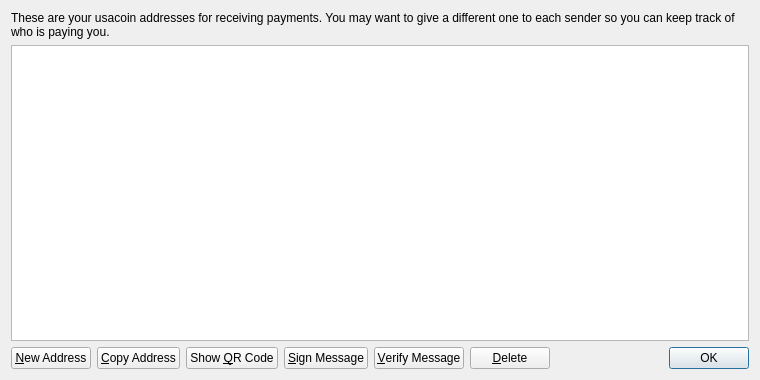
<?xml version="1.0" encoding="UTF-8"?>
<ui version="4.0">
 <class>AddressBookPage</class>
 <widget class="QWidget" name="AddressBookPage">
  <property name="geometry">
   <rect>
    <x>0</x>
    <y>0</y>
    <width>760</width>
    <height>380</height>
   </rect>
  </property>
  <property name="windowTitle">
   <string>Address Book</string>
  </property>
  <layout class="QVBoxLayout" name="verticalLayout">
   <item>
    <widget class="QLabel" name="labelExplanation">
     <property name="text">
      <string>These are your usacoin addresses for receiving payments. You may want to give a different one to each sender so you can keep track of who is paying you.</string>
     </property>
     <property name="textFormat">
      <enum>Qt::PlainText</enum>
     </property>
     <property name="wordWrap">
      <bool>true</bool>
     </property>
    </widget>
   </item>
   <item>
    <widget class="QTableView" name="tableView">
     <property name="contextMenuPolicy">
      <enum>Qt::CustomContextMenu</enum>
     </property>
     <property name="toolTip">
      <string>Double-click to edit address or label</string>
     </property>
     <property name="tabKeyNavigation">
      <bool>false</bool>
     </property>
     <property name="alternatingRowColors">
      <bool>true</bool>
     </property>
     <property name="selectionMode">
      <enum>QAbstractItemView::SingleSelection</enum>
     </property>
     <property name="selectionBehavior">
      <enum>QAbstractItemView::SelectRows</enum>
     </property>
     <property name="sortingEnabled">
      <bool>true</bool>
     </property>
     <attribute name="verticalHeaderVisible">
      <bool>false</bool>
     </attribute>
    </widget>
   </item>
   <item>
    <layout class="QHBoxLayout" name="horizontalLayout">
     <item>
      <widget class="QPushButton" name="newAddressButton">
       <property name="toolTip">
        <string>Create a new address</string>
       </property>
       <property name="text">
        <string>&amp;New Address</string>
       </property>
       <property name="icon">
        <iconset resource="../bitcoin.qrc">
         <normaloff>:/icons/add</normaloff>:/icons/add</iconset>
       </property>
      </widget>
     </item>
     <item>
      <widget class="QPushButton" name="copyToClipboard">
       <property name="toolTip">
        <string>Copy the currently selected address to the system clipboard</string>
       </property>
       <property name="text">
        <string>&amp;Copy Address</string>
       </property>
       <property name="icon">
        <iconset resource="../bitcoin.qrc">
         <normaloff>:/icons/editcopy</normaloff>:/icons/editcopy</iconset>
       </property>
      </widget>
     </item>
     <item>
      <widget class="QPushButton" name="showQRCode">
       <property name="text">
        <string>Show &amp;QR Code</string>
       </property>
       <property name="icon">
        <iconset resource="../bitcoin.qrc">
         <normaloff>:/icons/qrcode</normaloff>:/icons/qrcode</iconset>
       </property>
      </widget>
     </item>
     <item>
      <widget class="QPushButton" name="signMessage">
       <property name="toolTip">
        <string>Sign a message to prove you own a usacoin address</string>
       </property>
       <property name="text">
        <string>&amp;Sign Message</string>
       </property>
       <property name="icon">
        <iconset resource="../bitcoin.qrc">
         <normaloff>:/icons/edit</normaloff>:/icons/edit</iconset>
       </property>
      </widget>
     </item>
     <item>
      <widget class="QPushButton" name="verifyMessage">
       <property name="toolTip">
        <string>Verify a message to ensure it was signed with a specified usacoin address</string>
       </property>
       <property name="text">
        <string>&amp;Verify Message</string>
       </property>
       <property name="icon">
        <iconset resource="../bitcoin.qrc">
         <normaloff>:/icons/transaction_0</normaloff>:/icons/transaction_0</iconset>
       </property>
      </widget>
     </item>
     <item>
      <widget class="QPushButton" name="deleteButton">
       <property name="toolTip">
        <string>Delete the currently selected address from the list. Only sending addresses can be deleted.</string>
       </property>
       <property name="text">
        <string>&amp;Delete</string>
       </property>
       <property name="icon">
        <iconset resource="../bitcoin.qrc">
         <normaloff>:/icons/remove</normaloff>:/icons/remove</iconset>
       </property>
      </widget>
     </item>
     <item>
      <spacer name="horizontalSpacer">
       <property name="orientation">
        <enum>Qt::Horizontal</enum>
       </property>
       <property name="sizeHint" stdset="0">
        <size>
         <width>40</width>
         <height>20</height>
        </size>
       </property>
      </spacer>
     </item>
     <item>
      <widget class="QDialogButtonBox" name="buttonBox">
       <property name="sizePolicy">
        <sizepolicy hsizetype="Maximum" vsizetype="Fixed">
         <horstretch>0</horstretch>
         <verstretch>0</verstretch>
        </sizepolicy>
       </property>
       <property name="standardButtons">
        <set>QDialogButtonBox::Ok</set>
       </property>
      </widget>
     </item>
    </layout>
   </item>
  </layout>
 </widget>
 <resources>
  <include location="../bitcoin.qrc"/>
 </resources>
 <connections/>
</ui>
